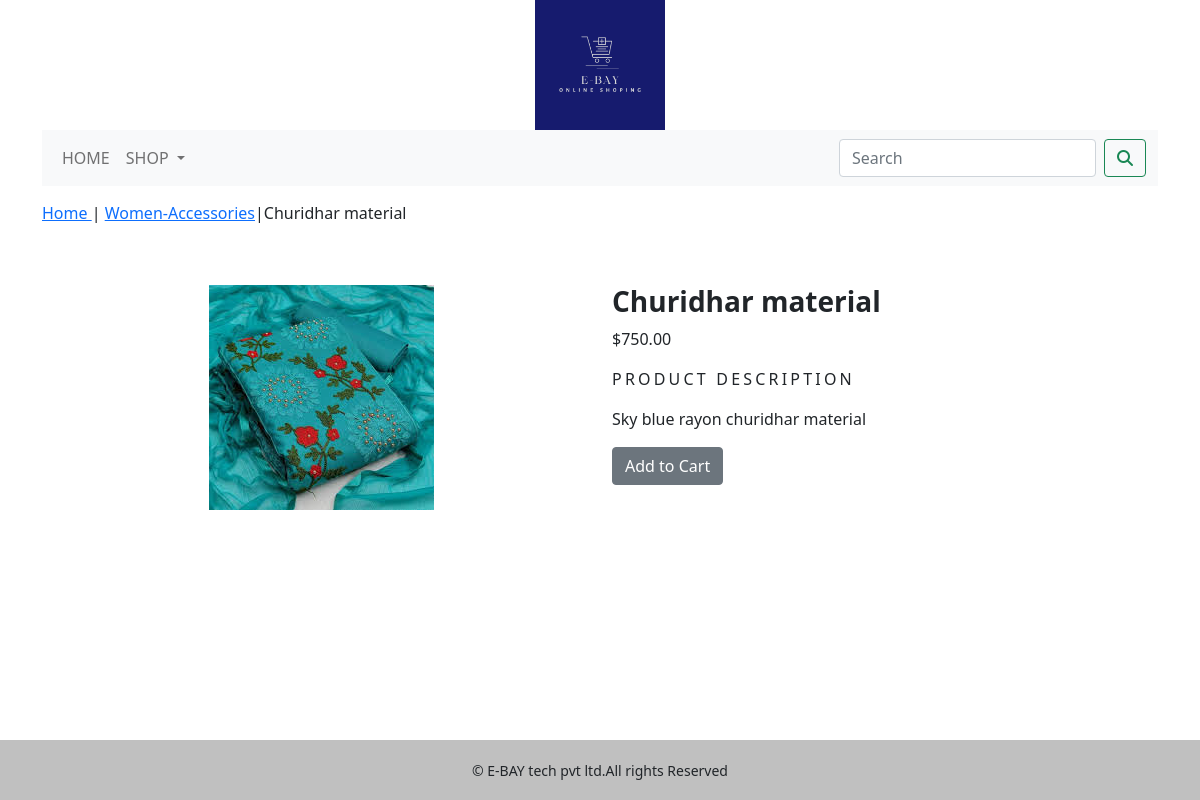
Page /shop/Women-Accessories/churidhar-material/ on the committed database.
### shop/models.py (models this page shows, shortened)
class Product(models.Model):
    name=models.CharField(max_length=250,unique=True)
    slug=models.SlugField(max_length=250,unique=True)
    description=models.TextField(blank=True)
    price=models.DecimalField(max_length=10,decimal_places=2,max_digits=10)
    category=models.ForeignKey(Category,on_delete=models.CASCADE)
    image=models.ImageField(upload_to='product',blank=True)
    stock=models.IntegerField()
    available=models.BooleanField(default=True)
    created=models.DateTimeField(auto_now_add=True)
    update=models.DateTimeField(auto_now=True)
    class Meta:
        ordering=['name']
        verbose_name='product'
        verbose_name_plural='products'

class Category(models.Model):
    name=models.CharField(max_length=250,unique=True)
    slug=models.SlugField(max_length=250,unique=True)
    description=models.TextField(blank=True)
    image=models.ImageField(upload_to='category',blank=True)
    class Meta:
        ordering=['name']
        verbose_name='category'
        verbose_name_plural='categories'
    def get_url(self):
        return reverse('shop:products_by_category',args=[self.slug])
    def __str__(self):
        return '{}'.format(self.name)

### shop/views.py (the view)
# urls.py: path('<slug:c_slug>/<slug:product_slug>/',views.proDetail,name='prodCatDetail'),
def proDetail(request,c_slug,product_slug):
    try:
        product=Product.objects.get(category__slug=c_slug,slug=product_slug)
    except Exception as e:
        raise e
    return render(request,'product.html',{'product':product})

### cart/context_processors.py (called while the page is built)
def counter(request):
    item_count=0
    if 'admin' in request.path:
        return  {}
    else:
        try:
            cart=Cart.objects.filter(cart_id=_cart_id(request))
            car_items=CartItem.objects.all().filter(cart=cart[:1])
            for cart_item in car_items:
                item_count += cart_item.quantity
        except Cart.DoesNotExist:
            item_count =0
    return dict(item_count=item_count)

### cart/views.py (called while the page is built)
def _cart_id(request):
    cart=request.session.session_key
    if not cart:
        cart=request.session.create()
    return cart

### shop/context_processors.py (called while the page is built)
def menu_links(request):
    links=Category.objects.all()
    return dict(links=links)

### templates/product.html (shortened to what this page needs)
{% extends 'base.html' %}
{% load static %}
{% block content %}
<div class="row my_prod_row_class">
    <div class="mx_auto">
        <p> <a href="{% url 'shop:allProdCat' %}"> Home </a> | <a href="{{product.category.get_url}}">{{product.category}}</a>|{{product.name}}</p>
    </div>
</div>
<div class="container">
<br>
<div class="row">
    <div class="col-12 col-sm-12 col-md-12 col-lg-6 text-center">
        <div style="min-width:18rem;">
            <img src="{{product.image.url}}" alt="{{product.name}}">
        </div>
    </div>
        <div class="col-12 col-sm-12 col-md-12 col-lg-6">
            <div>
            <h3><b>{{product.name}}</b></h3>
            <p>${{product.price}}</p>
            <p class="my_title">Product Description</p>
            <p class="text-justify my_prod_text">{{product.description}}</p>
            {% if product.stock <= 0 %}
            <p class="text-justify my_prod_text"> <b>Out of Stock</b></p>
            {% else %}
            <a class="btn btn-secondary" href="{% url 'cart:add_cart' product.id %}">Add to Cart</a>
            {% endif %}
        </div><br><br><br><br><br>
        </div>
</div>
</div>
</div>
{% endblock %}

### static/css/custom.css (style rules this page uses)
* { box-sizing: border-box; margin: 0px; padding: 0px; -webkit-box-sizing: border-box; }
body { font-family: 'Roboto', sans-serif; }
.my_title { font-size: 16px; text-transform: uppercase; letter-spacing: .2em; }
.my_prod_row_class { padding-top: 15px; padding-bottom: 20px; }
.my_prod_text { padding-right: 20px; }

### rows in the picture
Product: category "Women-Accessories", name "Churidhar material", image (picture), price "750.00", description "Sky blue rayon churidhar material"
